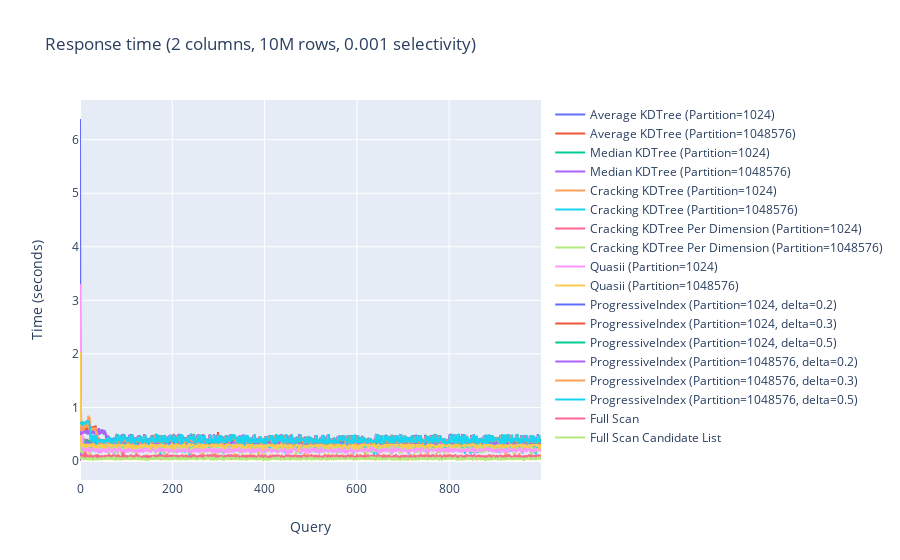

The notebook cell this image was saved under:
### Markdown cell above
# Response Time
Cumulative response time using 2 attributes, 10M rows, and 0.1 selectivity

### Code cell
experiment = '16cols'
fig = go.Figure()

def plot_time(fig, df, name):
    fig.add_trace(go.Scatter(y=df['query_time'], mode='lines',name=name))

plot_time(fig, read_df(experiment,files['AverageKDTree'], partition='1024'), 'Average KDTree (Partition=1024)')
plot_time(fig,read_df(experiment,files['AverageKDTree'], partition='1048576'), 'Average KDTree (Partition=1048576)')

df = read_df(experiment,files['MedianKDTree'], partition='1024')
df['query_time'][0] = 0
plot_time(fig, df, 'Median KDTree (Partition=1024)')

df = read_df(experiment,files['MedianKDTree'], partition='1048576')
df['query_time'][0] = 0
plot_time(fig, df, 'Median KDTree (Partition=1048576)')

plot_time(fig, read_df(experiment, files['CrackingKDTree'], partition='1024'), 'Cracking KDTree (Partition=1024)')
plot_time(fig, read_df(experiment, files['CrackingKDTree'], partition='1048576'), 'Cracking KDTree (Partition=1048576)')

plot_time(fig, read_df(experiment, files['CrackingKDTreePerDimension'], partition='1024'), 'Cracking KDTree Per Dimension (Partition=1024)')
plot_time(fig, read_df(experiment, files['CrackingKDTreePerDimension'], partition='1048576'), 'Cracking KDTree Per Dimension (Partition=1048576)')

plot_time(fig, read_df(experiment, files['Quasii'], partition='1024'), 'Quasii (Partition=1024)')
plot_time(fig, read_df(experiment, files['Quasii'], partition='1048576'), 'Quasii (Partition=1048576)')

plot_time(fig, read_df(experiment, files['ProgressiveIndex'], delta='0.2', partition='1024'), 'ProgressiveIndex (Partition=1024, delta=0.2)')
plot_time(fig, read_df(experiment, files['ProgressiveIndex'], delta='0.3', partition='1024'), 'ProgressiveIndex (Partition=1024, delta=0.3)')
plot_time(fig, read_df(experiment, files['ProgressiveIndex'], delta='0.5', partition='1024'), 'ProgressiveIndex (Partition=1024, delta=0.5)')
plot_time(fig, read_df(experiment, files['ProgressiveIndex'], delta='0.2', partition='1048576'), 'ProgressiveIndex (Partition=1048576, delta=0.2)')
plot_time(fig, read_df(experiment, files['ProgressiveIndex'], delta='0.3', partition='1048576'), 'ProgressiveIndex (Partition=1048576, delta=0.3)')
plot_time(fig, read_df(experiment, files['ProgressiveIndex'], delta='0.5', partition='1048576'), 'ProgressiveIndex (Partition=1048576, delta=0.5)')



plot_time(fig, read_df('2cols', files['FullScan']), 'Full Scan')
plot_time(fig, read_df('2cols', files['FullScanCandidate']), 'Full Scan Candidate List')
fig.update_layout(title='Response time (2 columns, 10M rows, 0.01% selectivity)',
                   xaxis_title='Query',
                   yaxis_title='Time (seconds)')
fig.show()

### Figure 1 — Plotly figure (JSON) as saved in the notebook; plotly's stock layout.template omitted (floating-point values rounded to 4 significant figures; data arrays with more than 128 entries replaced by an {"elided": "..."} marker saying what was removed)
{"data": [{"mode": "lines", "name": "Average KDTree (Partition=1024)", "type": "scatter", "y": {"elided": "1000 float values"}}, {"mode": "lines", "name": "Average KDTree (Partition=1048576)", "type": "scatter", "y": {"elided": "1000 float values"}}, {"mode": "lines", "name": "Median KDTree (Partition=1024)", "type": "scatter", "y": {"elided": "1000 float values"}}, {"mode": "lines", "name": "Median KDTree (Partition=1048576)", "type": "scatter", "y": {"elided": "1000 float values"}}, {"mode": "lines", "name": "Cracking KDTree (Partition=1024)", "type": "scatter", "y": {"elided": "1000 float values"}}, {"mode": "lines", "name": "Cracking KDTree (Partition=1048576)", "type": "scatter", "y": {"elided": "1000 float values"}}, {"mode": "lines", "name": "Cracking KDTree Per Dimension (Partition=1024)", "type": "scatter", "y": {"elided": "1000 float values"}}, {"mode": "lines", "name": "Cracking KDTree Per Dimension (Partition=1048576)", "type": "scatter", "y": {"elided": "1000 float values"}}, {"mode": "lines", "name": "Quasii (Partition=1024)", "type": "scatter", "y": {"elided": "1000 float values"}}, {"mode": "lines", "name": "Quasii (Partition=1048576)", "type": "scatter", "y": {"elided": "1000 float values"}}, {"mode": "lines", "name": "ProgressiveIndex (Partition=1024, delta=0.2)", "type": "scatter", "y": {"elided": "995 float values"}}, {"mode": "lines", "name": "ProgressiveIndex (Partition=1024, delta=0.3)", "type": "scatter", "y": {"elided": "996 float values"}}, {"mode": "lines", "name": "ProgressiveIndex (Partition=1024, delta=0.5)", "type": "scatter", "y": {"elided": "998 float values"}}, {"mode": "lines", "name": "ProgressiveIndex (Partition=1048576, delta=0.2)", "type": "scatter", "y": {"elided": "995 float values"}}, {"mode": "lines", "name": "ProgressiveIndex (Partition=1048576, delta=0.3)", "type": "scatter", "y": {"elided": "996 float values"}}, {"mode": "lines", "name": "ProgressiveIndex (Partition=1048576, delta=0.5)", "type": "scatter", "y": {"elided": "998 float values"}}, {"mode": "lines", "name": "Full Scan", "type": "scatter", "y": {"elided": "1000 float values"}}, {"mode": "lines", "name": "Full Scan Candidate List", "type": "scatter", "y": {"elided": "1000 float values"}}], "layout": {"title": {"text": "Response time (2 columns, 10M rows, 0.001 selectivity)"}, "xaxis": {"title": {"text": "Query"}}, "yaxis": {"title": {"text": "Time (seconds)"}}}}
